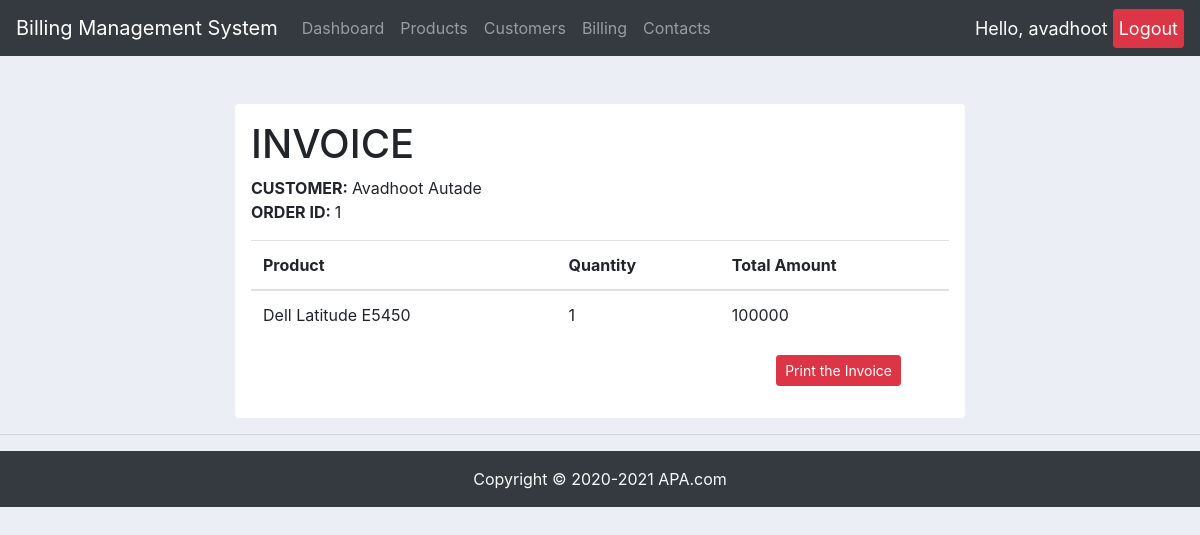
Page /receipt/1 (signed in) on the committed database.
### bill/models.py (models this page shows)
class Bill(models.Model):
    product = models.ForeignKey(Product, on_delete=models.CASCADE)
    customer = models.ForeignKey(Customer, on_delete=models.CASCADE)
    Quantity = models.IntegerField(max_length=10)
    Amount = models.IntegerField(max_length=15)

class Customer(models.Model):
    first_name = models.CharField(max_length=50)
    last_name = models.CharField(
        max_length=50, blank=True, null=True)
    address = models.CharField(
        max_length=100, blank=True, null=True)
    dob = models.DateField(blank=True, null=True)
    def __str__(self):
        return self.first_name + " " + self.last_name

class Product(models.Model):
    Product_Name = models.CharField(
        max_length=50, blank=True, null=True)
    Price = models.IntegerField(max_length=15, blank=True, null=True)
    def __str__(self):
        return self.Product_Name

### bill/views.py (the view)
# urls.py: path('receipt/<str:pk>',views.receipt,name='receipt'),
@login_required(login_url='loginPage')
def receipt(request, pk):
    bill = Bill.objects.get(id=pk)
    context = {'bill': bill}
    return render(request, 'bill/receipt.html', context)

### bill/templates/bill/receipt.html
{% extends 'bill/base.html' %}
{% block content %}
<div class="container mt-5">
    <div class="d-flex justify-content-center row">
        <div class="col-md-8">
            <div class="p-3 bg-white rounded">
                <div class="row">
                    <div class="col-md-6">
                        <h1 class="text-uppercase">Invoice</h1>
                        <div class="billed"><span class="font-weight-bold text-uppercase">Customer:</span><span class="ml-1">{{bill.customer}}</span></div>
                        <div class="billed"><span class="font-weight-bold text-uppercase">Order ID:</span><span class="ml-1">{{bill.id}}</span></div>
                    </div>
                </div>
                <div class="mt-3">
                    <div class="table-responsive">
                        <table class="table">
                            <thead>
                                <tr>
                                    <th>Product</th>
                                    <th>Quantity</th>
                                    <th>Total Amount</th>
                                </tr>
                            </thead>
                            <tbody>
                                <tr>
                                    <td>{{bill.product}}</td>
                                    <td>{{bill.Quantity}}</td>
                                    <td>{{bill.Amount}}</td>
                                </tr>
                            </tbody>
                        </table>
                    </div>
                </div>
            <div class="text-right mb-3">
            <input type="button" class="btn btn-danger btn-sm mr-5" value="Print the Invoice" onClick="window.print()">
            </div>
            </div>
        </div>
    </div>
</div>
{% endblock %}

### bill/templates/bill/navbar.html (shortened to what this page needs)
<nav class="navbar navbar-expand-lg navbar-dark bg-dark">
  <a class="navbar-brand" href="/">Billing Management System</a>
  <div class="collapse navbar-collapse" id="navbarNav">
    <ul class="navbar-nav">
    {% if request.user.is_staff %}
      <li class="nav-item">
        <a class="nav-link" href="{% url 'home' %}">Dashboard</a>
      </li>
      <li class="nav-item">
        <a class="nav-link" href="{% url 'products' %}">Products</a>
      </li>
      <li class="nav-item">
        <a class="nav-link" href="{% url 'customers' %}">Customers</a>
      </li>
      <li class="nav-item">
        <a class="nav-link" href="{% url 'billing' %}">Billing</a>
      </li>
      <li class="nav-item">
        <a class="nav-link" href="{% url 'contacts' %}">Contacts</a>
      </li>
       {% else %}
       <li class="nav-item">
      </li>
    {% endif %}
    </ul>
  </div>
  <span class='hello-msg'>Hello, {{request.user}}</span>
  <span><a class='hello-msg btn btn-danger btn-sm' href="{% url 'logout' %}">Logout</a></span>
</nav>

### bill/static/css/main.css (style rules this page uses)
body { background-color: #ebeff5; }

### bill/templates/bill/navbar.html (style rules this page uses)
.hello-msg { color:white; padding:5px; font-size:18px; }

### rows in the picture
Bill: customer "Avadhoot Autade", id "1", product "Dell Latitude E5450", Quantity "1", Amount "100000"

### other values in the picture
{{ request.user }} "avadhoot"
